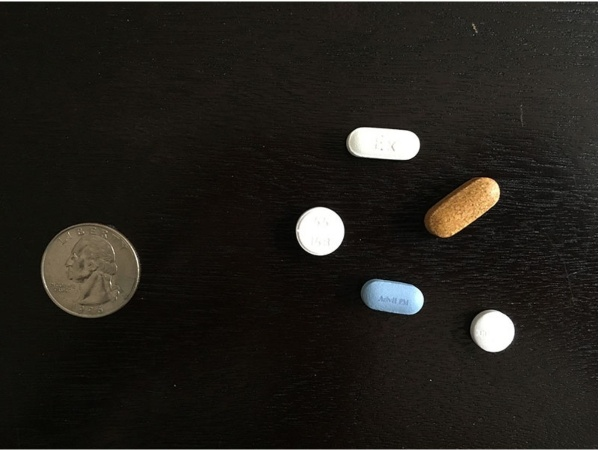
#> input picture ObjectMeasurement/image/image.jpg, 600 x 450 px
$ python __init__.py   (older library calls are emulated)
#> lines starting #> are read from the running program, lines starting #| are printed output that depends on the picture; after the words box and inside, x2 and y2 are one past the last pixel; in counts of white or black regions, pixels touching at a corner belong together
import cv2
import imutils

import numpy as np
from scipy.spatial import distance as dist

def midpoint(ptA, ptB):
	return ((ptA[0] + ptB[0]) * 0.5, (ptA[1] + ptB[1]) * 0.5)

def order_points(pts):
  # sort the points based on their x-coordinates
  xSorted = pts[np.argsort(pts[:, 0]), :]
  # grab the left-most and right-most points from the sorted
  # x-roodinate points
  leftMost = xSorted[:2, :]
  rightMost = xSorted[2:, :]
  # now, sort the left-most coordinates according to their
  # y-coordinates so we can grab the top-left and bottom-left
  # points, respectively
  leftMost = leftMost[np.argsort(leftMost[:, 1]), :]
  (tl, bl) = leftMost
  # now that we have the top-left coordinate, use it as an
  # anchor to calculate the Euclidean distance between the
  # top-left and right-most points; by the Pythagorean
  # theorem, the point with the largest distance will be
  # our bottom-right point
  D = dist.cdist(tl[np.newaxis], rightMost, "euclidean")[0]
  (br, tr) = rightMost[np.argsort(D)[::-1], :]
  # return the coordinates in top-left, top-right,
  # bottom-right, and bottom-left order
  return np.array([tl, tr, br, bl], dtype="float32")

class obj_measure():
  def __init__(self, path:str) -> np.array:
#> called with path = '../image/image.jpg'
    self.image = cv2.imread(path) # will make changes to this image
#> self.image is the input picture: shape (450, 600, 3); mean B, G, R 27.3, 32.3, 35
    self.original = cv2.imread(path)

  # draw contours around the outer boundary in case it is needed but is not detected
  def draw_contour(self, thickness = 3, color = (255,0,0)) -> None:
    cv2.rectangle(self.image, (0, 0), (self.image.shape[1], self.image.shape[0]), color, thickness)

  def image_processing(self) -> None:
    # gray-scale
    self.image = cv2.cvtColor(self.image, cv2.COLOR_BGR2GRAY)
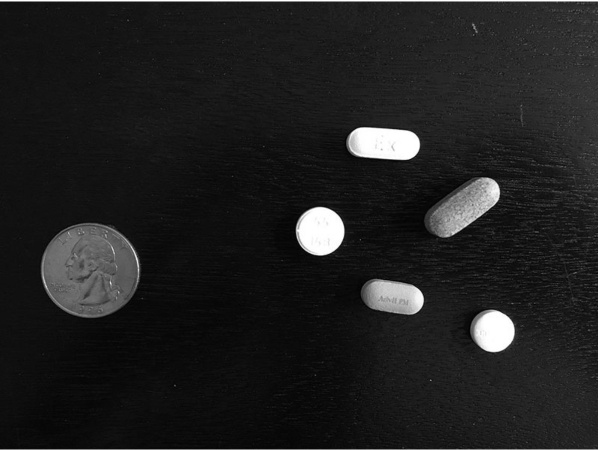
#> self.image: shape (450, 600); min 1, max 255, mean 32.6

    # blur
    self.image = cv2.GaussianBlur(self.image, (5,5), 1)

    # canny-edge
    self.image = cv2.Canny(self.image, 50, 50)
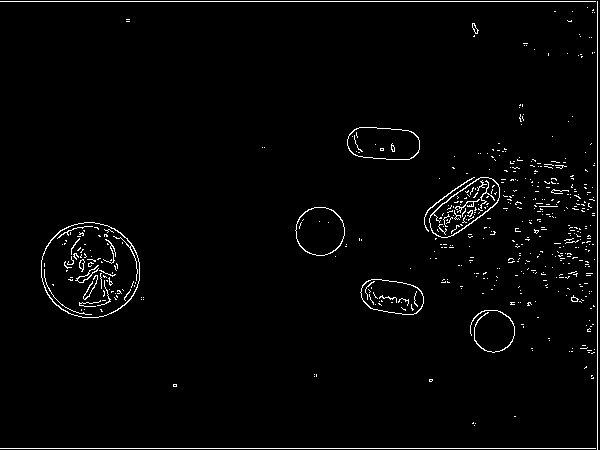
#> self.image: shape (450, 600); 2.2% white in thin lines or dots

    # dialate
    self.image = cv2.dilate(self.image, kernel=None, iterations=1)
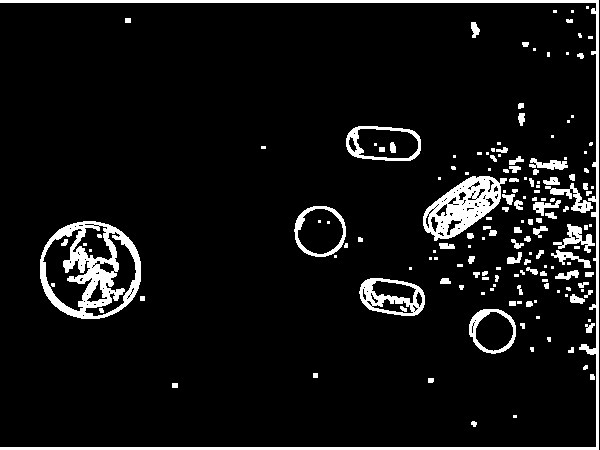
#> self.image: shape (450, 600); 7.5% white; 163 white regions (77 under 20 px), largest, box (x1, y1, x2, y2) and area: (0, 0, 599, 450) 5183, (40, 221, 141, 319) 3915, (423, 176, 507, 241) 2586

    # erode
    self.image = cv2.erode(self.image, kernel=None, iterations=1)
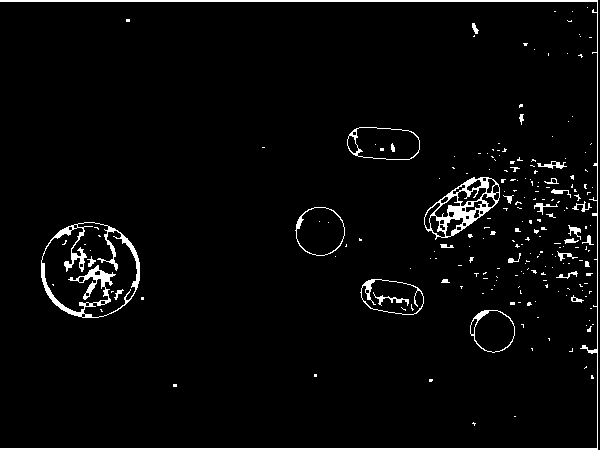
#> self.image: shape (450, 600); 3.5% white; 215 white regions (185 under 20 px)

  def contours(self, min_contour_area=100):

    """
    Will show the contours one by one on a black canvas that is the size of the image.
    Manually fetch the index of the contour where you first see the contour of the reference object

    min_contour_area : will discard the contour(will not be displayed) if the area of the contour is less than this number
    """
#> called with min_contour_area = 100

    black_image = np.zeros((self.image.shape[0],self.image.shape[1], 3)) # contours will be drawn on top of the black image
    cnts = cv2.findContours(self.image.copy(), cv2.RETR_TREE, cv2.CHAIN_APPROX_SIMPLE) # the parameters can be changed
#> cnts = 261 contours, 209 with area under 20; largest, box (x1, y1, x2, y2) and area: (41, 222, 140, 318) 7414, (41, 222, 138, 318) 5968, (424, 177, 500, 240) 2694, (347, 127, 420, 160) 1972, (295, 207, 345, 256) 1855
    # cv2.RETR_TREE gives lots of contours
    # cv2.RETR_EXTERNAL gives a lot less contours

    cnts = imutils.grab_contours(cnts)

    for (i,c) in enumerate (cnts):
      if cv2.contourArea(c) > min_contour_area:
         img = black_image.copy()
         cv2.drawContours(img, [c], -1, (255, 255, 255), 1)
         cv2.imshow(f"Contour Images-{i}", img)
         cv2.waitKey(0)
#> this loop made 261 passes
#> c on passes 2, 3, 6: [[514, 416], [515, 416]], [[173, 384], [173, 386], [176, 386], [176, 384]], [[314, 374], [314, 376], [316, 376], [316, 374]]
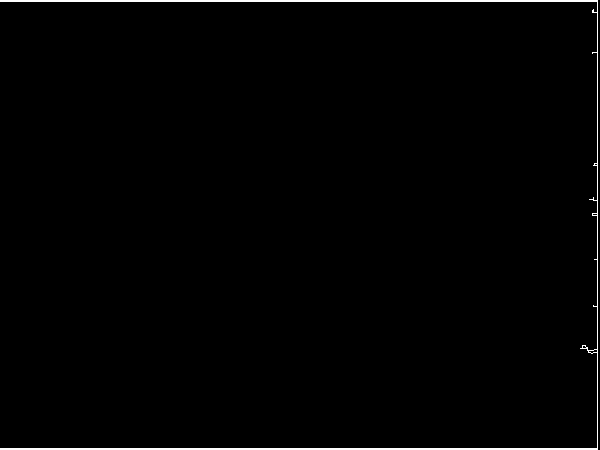
#> img: shape (450, 600, 3) float64; 1.1% white; 1 white region

    cv2.destroyAllWindows()
    cv2.waitKey(1)

    return cnts

  def calc_metrics_pixels(self, cnts, cnts_index:int, height=None, width=None) -> float:
    """
    Calculates Pixel-Length or Pixel-Width ratio
    """
    box = cv2.minAreaRect(cnts[cnts_index])

    box = cv2.cv.BoxPoints(box) if imutils.is_cv2() else cv2.boxPoints(box)
    box = np.array(box, dtype="int")

    box = order_points(box) # self.perspective.order_points(box)

    (tl, tr, br, bl) = box
    (tltrX, tltrY) = midpoint(tl, tr)
    (blbrX, blbrY) = midpoint(bl, br)

    (tlblX, tlblY) = midpoint(tl, bl)
    (trbrX, trbrY) = midpoint(tr, br)

    dA = dist.euclidean((tltrX, tltrY), (blbrX, blbrY))
    dB = dist.euclidean((tlblX, tlblY), (trbrX, trbrY))

    if width:
      pixelsPerMetric = dB / (width) # if width is known

    if height:
      pixelsPerMetric = dA / (height) # if the height is known

    return pixelsPerMetric

  def display_measurement(self, pixelsPerMetric, contours, minarea=100) -> None:
    for c in contours:
      # if the contour is not sufficiently large, ignore it
      if cv2.contourArea(c) < minarea:
        continue
      # compute the rotated bounding box of the contour
      orig = self.original.copy()
      box = cv2.minAreaRect(c)
      box = cv2.cv.BoxPoints(box) if imutils.is_cv2() else cv2.boxPoints(box)

      box = np.array(box, dtype="int")
      # order the points in the contour such that they appear
      # in top-left, top-right, bottom-right, and bottom-left
      # order, then draw the outline of the rotated bounding
      # box
      box = order_points(box)
      cv2.drawContours(orig, [box.astype("int")], -1, (0, 255, 0), 2)
      # loop over the original points and draw them
      for (x, y) in box:
        cv2.circle(orig, (int(x), int(y)), 5, (0, 0, 255), -1)
      # unpack the ordered bounding box, then compute the midpoint
      # between the top-left and top-right coordinates, followed by
      # the midpoint between bottom-left and bottom-right coordinates
      (tl, tr, br, bl) = box
      (tltrX, tltrY) = midpoint(tl, tr)
      (blbrX, blbrY) = midpoint(bl, br)
      # compute the midpoint between the top-left and top-right points,
      # followed by the midpoint between the top-righ and bottom-right
      (tlblX, tlblY) = midpoint(tl, bl)
      (trbrX, trbrY) = midpoint(tr, br)
      # draw the midpoints on the image
      cv2.circle(orig, (int(tltrX), int(tltrY)), 5, (255, 0, 0), -1)
      cv2.circle(orig, (int(blbrX), int(blbrY)), 5, (255, 0, 0), -1)
      cv2.circle(orig, (int(tlblX), int(tlblY)), 5, (255, 0, 0), -1)
      cv2.circle(orig, (int(trbrX), int(trbrY)), 5, (255, 0, 0), -1)
      # draw lines between the midpoints
      cv2.line(orig, (int(tltrX), int(tltrY)), (int(blbrX), int(blbrY)),
        (255, 0, 255), 2)
      cv2.line(orig, (int(tlblX), int(tlblY)), (int(trbrX), int(trbrY)),
        (255, 0, 255), 2)
      # compute the Euclidean distance between the midpoints
      dA = dist.euclidean((tltrX, tltrY), (blbrX, blbrY)) #length
      dB = dist.euclidean((tlblX, tlblY), (trbrX, trbrY)) # breadth
      # if the pixels per metric has not been initialized, then
      # compute it as the ratio of pixels to supplied metric
      # (in this case, cm)

      # compute the size of the object
      dimA = dA / pixelsPerMetric
      dimB = dB / pixelsPerMetric
      # draw the object sizes on the image
      cv2.putText(orig, "{:.2f}cm".format(dimA),
        (int(tltrX - 15), int(tltrY - 10)), cv2.FONT_HERSHEY_SIMPLEX,
        0.65, (255, 255, 255), 2)
      cv2.putText(orig, "{:.2f}cm".format(dimB),
        (int(trbrX + 10), int(trbrY)), cv2.FONT_HERSHEY_SIMPLEX,
        0.65, (255, 255, 255), 2)
      # show the output image
      cv2.imshow("Object Measurement", orig)
      cv2.waitKey(0)

    cv2.destroyAllWindows()
    cv2.waitKey(1)

if __name__=='__main__':

  image = obj_measure('../image/image.jpg')
  image.image_processing()

  contour = image.contours(min_contour_area=100)
#> contour has the same summary as cnts in contours
  contour_index = 114 # fetched from the image title

  pixel_per_metric = image.calc_metrics_pixels(contour, contour_index , height=16.9, width=None)
#> in calc_metrics_pixels, `box = cv2.minAreaRect(cnts[cnts_index])`: box = ((90, 269.5), (95, 98), -90)
#> in calc_metrics_pixels, `box = cv2.cv.BoxPoints(box) if imutils.is_cv2() else cv2.boxPoints(box)`: box = ((139, 317), (41, 317), (41, 222), (139, 222))
#> in calc_metrics_pixels, `box = np.array(box, dtype="int")`: box = [[139, 317], [41, 317], [41, 222], [139, 222]]
#> in order_points, `xSorted = pts[np.argsort(pts[:, 0]), :]`: xSorted = [[41, 317], [41, 222], [139, 317], [139, 222]]
#> in order_points, `leftMost = xSorted[:2, :]`: leftMost = [[41, 317], [41, 222]]
#> in order_points, `rightMost = xSorted[2:, :]`: rightMost = [[139, 317], [139, 222]]
#> in order_points, `leftMost = leftMost[np.argsort(leftMost[:, 1]), :]`: leftMost = [[41, 222], [41, 317]]
#> in order_points, `(tl, bl) = leftMost`: tl = [41, 222]; bl = [41, 317]
#> in order_points, `D = dist.cdist(tl[np.newaxis], rightMost, "euclidean")[0]`: D = [136.5, 98]
#> in order_points, `(br, tr) = rightMost[np.argsort(D)[::-1], :]`: br = [139, 317]; tr = [139, 222]
#> in calc_metrics_pixels, `box = order_points(box)`: box = [[41, 222], [139, 222], [139, 317], [41, 317]]
#> in calc_metrics_pixels, `(tl, tr, br, bl) = box`: tl = [41, 222]; tr = [139, 222]; br = [139, 317]; bl = [41, 317]
#> in calc_metrics_pixels, `(tltrX, tltrY) = midpoint(tl, tr)`: tltrX = 90; tltrY = 222
#> in calc_metrics_pixels, `(blbrX, blbrY) = midpoint(bl, br)`: blbrX = 90; blbrY = 317
#> in calc_metrics_pixels, `(tlblX, tlblY) = midpoint(tl, bl)`: tlblX = 41; tlblY = 269.5
#> in calc_metrics_pixels, `(trbrX, trbrY) = midpoint(tr, br)`: trbrX = 139; trbrY = 269.5
#> in calc_metrics_pixels, `dA = dist.euclidean((tltrX, tltrY), (blbrX, blbrY))`: dA = 95
#> in calc_metrics_pixels, `dB = dist.euclidean((tlblX, tlblY), (trbrX, trbrY))`: dB = 98
#> in calc_metrics_pixels, `pixelsPerMetric = dA / (height)`: pixelsPerMetric = 5.62
#> pixel_per_metric = 5.62
  image.display_measurement(pixel_per_metric, contour, minarea=300)
#> the loop in display_measurement, `for c in contours:` made 261 passes
#> after the loop in display_measurement, `for c in contours:`:
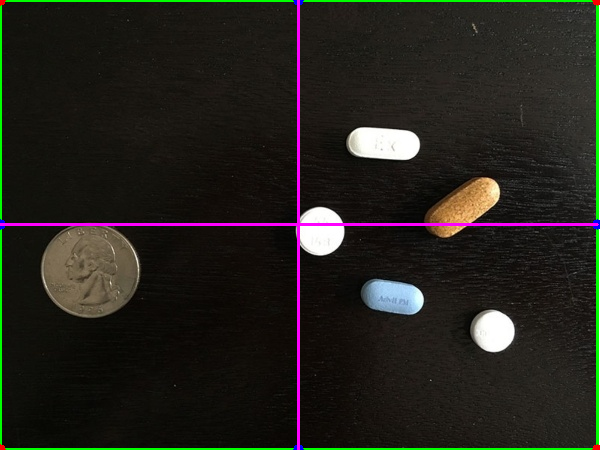
#> orig: shape (450, 600, 3); mean B, G, R 28.2, 34.3, 35.8
